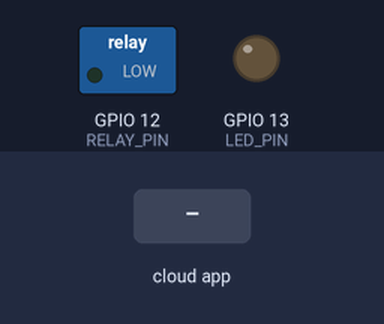
Simulated run of this sketch. Board: ESP8266 (NodeMCU). Shown: switched loads named in the sketch (green lamp = pin HIGH), output pins drawn as LEDs (lit = HIGH). The test bench sets the inputs (shaded band).

Above: at 1.2 s.
1.3 s: the phone or cloud app sets led to 1
At 2.5 s:
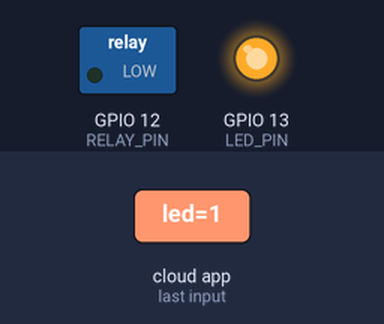
2.8 s: the phone or cloud app sets relay to 1
At 3.9 s:
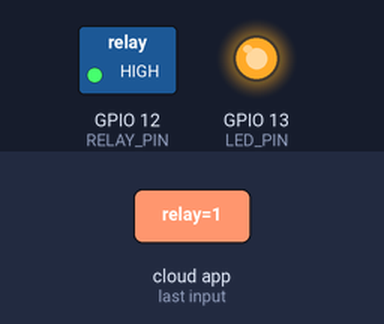
4.3 s: the phone or cloud app sets led to 0
At 5.0 s:
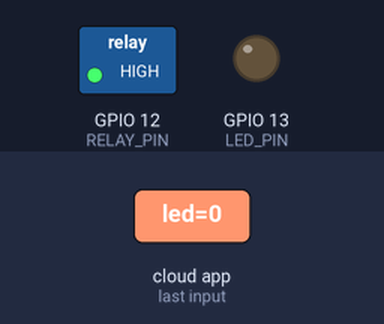
5.8 s: the phone or cloud app sets relay to 0
At 6.2 s:
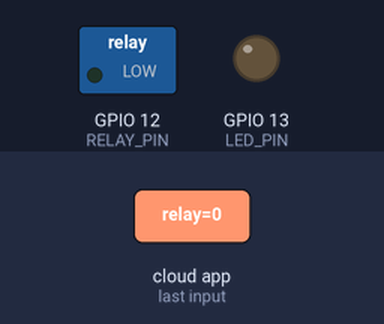
Timing chart, 0 to 8.3 s (numbered marks = the images above; inputs shaded):
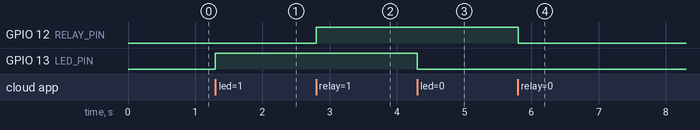

Measured:
- after the input at 1.3 s, GPIO 13 (LED_PIN): LOW → HIGH at once
- after the input at 2.8 s, GPIO 12 (RELAY_PIN): LOW → HIGH at once
- after the input at 4.3 s, GPIO 13 (LED_PIN): HIGH → LOW at once
- after the input at 5.8 s, GPIO 12 (RELAY_PIN): HIGH → LOW at once

The sketch:

eero.ino
```cpp
#define _DEBUG_
#define _DISABLE_TLS_

#define BUTTON_PIN 0
#define RELAY_PIN 12
#define LED_PIN 13

#include <SPI.h>
#include <ESP8266WiFi.h>
#include <ThingerWifi.h>

#include <Adafruit_Sensor.h>

#include "DHT.h",
#define DHTPIN 14    // modify to the pin we connected
#define DHTTYPE DHT21   // AM2301

DHT dht(DHTPIN, DHTTYPE);

ThingerWifi thing("kasvuhoone", "eero", "BIKk1ZBIWdTM");

void setup() {
  Serial.begin(115200);

  dht.begin();

  pinMode(RELAY_PIN, OUTPUT);
  pinMode(BUTTON_PIN, INPUT_PULLUP);
  pinMode(LED_PIN, OUTPUT);

  thing["led"] << digitalPin(LED_PIN);
  thing["relay"] << digitalPin(RELAY_PIN);

  thing["measures"] >> [](pson &out){
    out["temperature"] = dht.readTemperature();
    out["humidity"] = dht.readHumidity();
  };

  thing.add_wifi("Thomson08D374", "katieero123");
}

void loop() {
  thing.handle();
}
```
